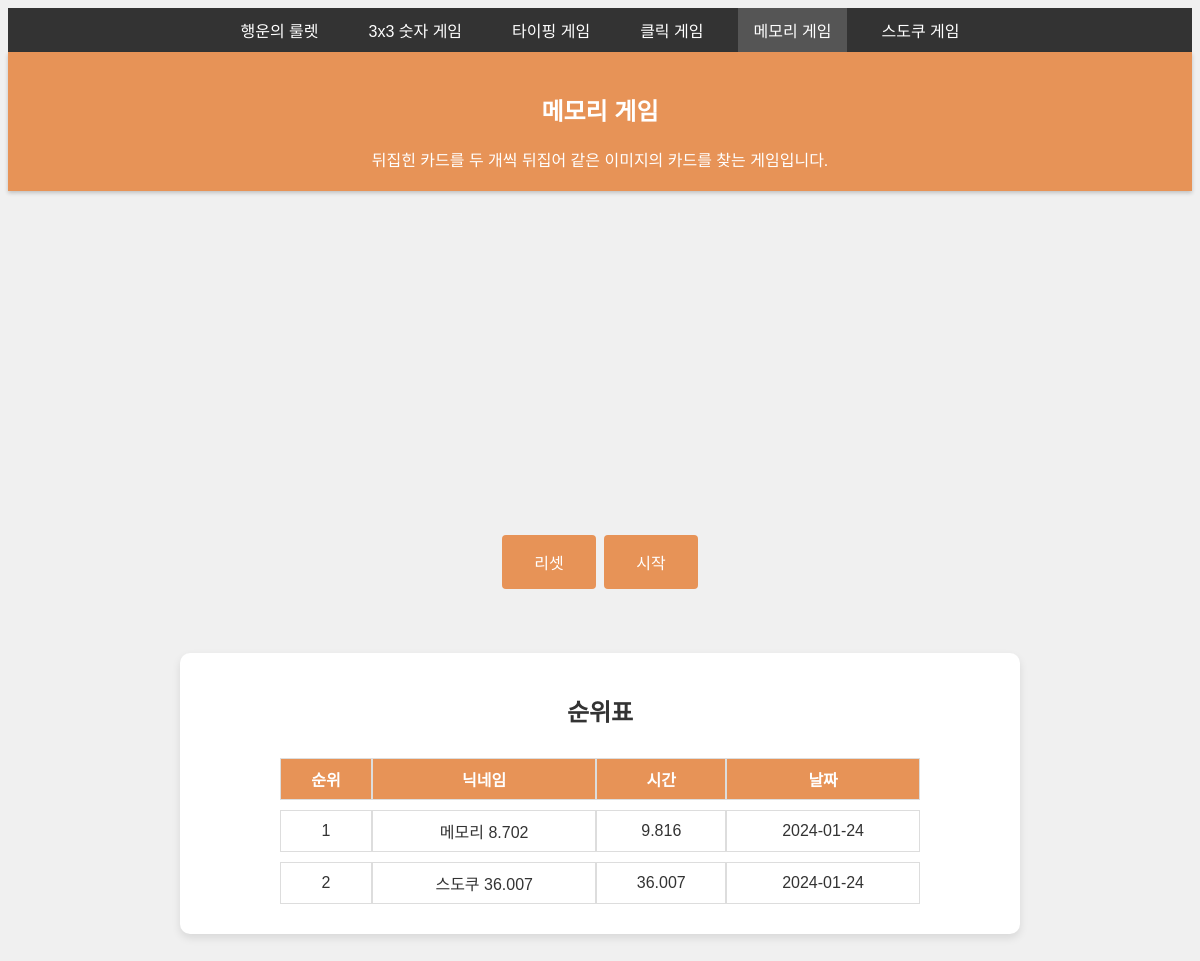
Before: /memory with the older database file.
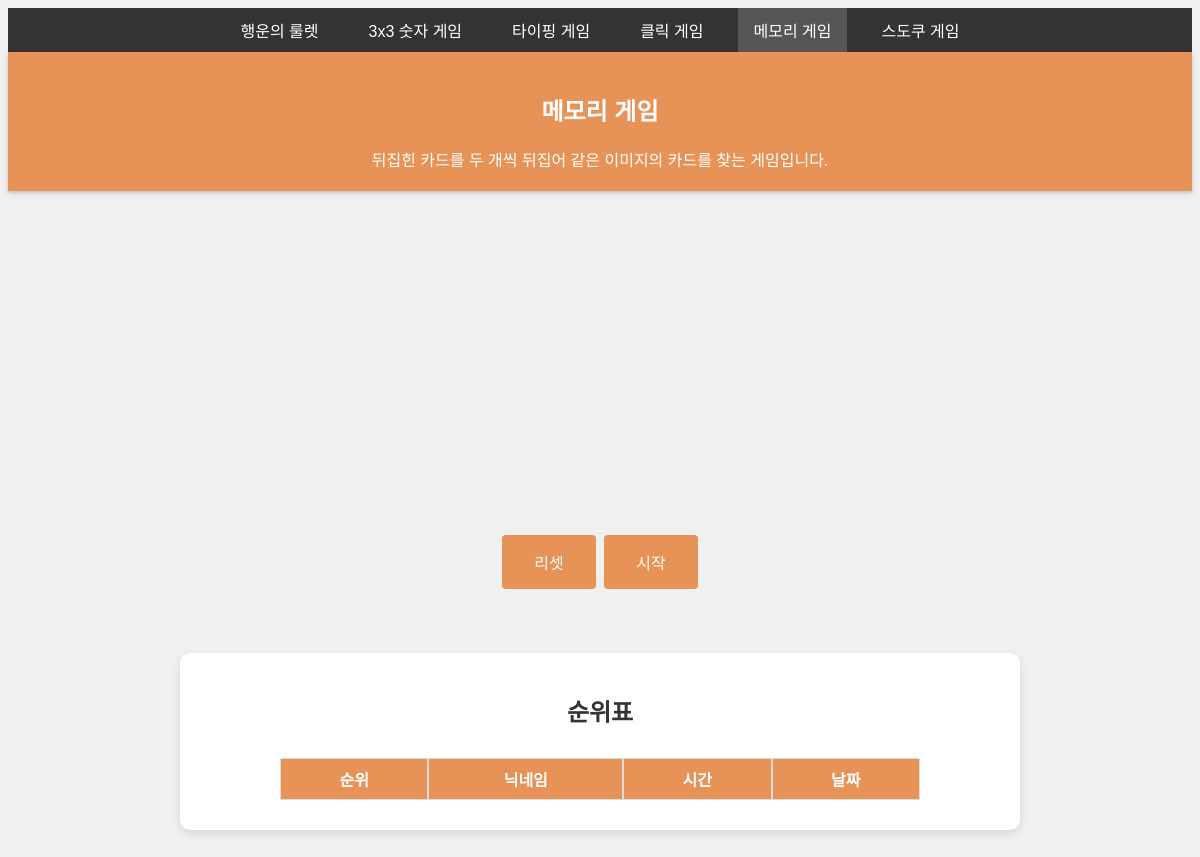
After: the same page with the newer database file.
### tables this page shows
CREATE TABLE game_info (
            id INTEGER PRIMARY KEY AUTOINCREMENT,
            name TEXT NOT NULL,
            url TEXT NOT NULL,
            description TEXT NOT NULL
        );

CREATE TABLE game_records (
            id INTEGER PRIMARY KEY AUTOINCREMENT,
            ip TEXT NOT NULL,
            gametype TEXT NOT NULL,
            nickname TEXT NOT NULL,
            time REAL NOT NULL,
            date TEXT NOT NULL
        );

### app.py (the view)
@app.route('/memory')
def memory():
    db = get_db()
    cur = db.cursor()
    cur.execute("SELECT id, name, description FROM game_info WHERE id = 5")
    game_info = cur.fetchone()
    cur.execute("SELECT nickname, time, date FROM game_records WHERE gametype = 5 ORDER BY time ASC")
    records = cur.fetchall()
    ranked_records = [(index + 1, record['nickname'], record['time'], record['date']) for index, record in enumerate(records)]
    return render_template('memory.html', records=ranked_records, game_id=game_info['id'], game_name=game_info['name'], game_description=game_info['description'])

### app.py (called while the page is built)
def get_db():
    if 'db' not in g:
        g.db = sqlite3.connect(DATABASE_FILE)
        g.db.row_factory = sqlite3.Row
    return g.db

@app.context_processor
def inject_games():
    db = get_db()
    games = db.execute('SELECT id, name, url FROM game_info ORDER BY id ASC').fetchall()
    return {'games': games}

### templates/memory.html (shortened to what this page needs)
{% extends 'base.html' %}
{% block content %}
    <link rel="stylesheet" type="text/css" href="{{ url_for('static', filename='css/memory.css') }}">
    <div id="game-board" class="game-board"></div>
    <button id="reset-button">리셋</button>
    <button id="start-button">시작</button>
{% endblock %}

### templates/base.html (shortened to what this page needs)
<!DOCTYPE html>
<html>
<head>
    <link rel="stylesheet" type="text/css" href="{{ url_for('static', filename='css/base.css') }}">
</head>
<body>
    <nav>
        <ul id="menu" class="hidden">
            {% for game in games %}
            <li class="{% if request.path.endswith(game.url) %}active{% endif %}">
                <a href="{{ url_for(game.url) }}">{{ game.name }}</a>
            </li>
            {% endfor %}
        </ul>
    </nav>
    <div id="header">
        <h2>{{ game_name }}</h2>
        <span>{{ game_description }}</span>
    </div>
    {% block content %}{% endblock %}
    {% if not request.path.endswith('/roulette') %}
    <div class="rank">
        <h2>순위표</h2>
        <table>
            <tr>
                <th>순위</th>
                <th>닉네임</th>
                <th>시간</th>
                <th>날짜</th>
            </tr>
            {% for record in records %}
            <tr>
                <td>{{ record[0] }}</td>
                <td>{{ record[1] }}</td>
                <td>{{ record[2] }}</td>
                <td>{{ record[3] }}</td>
            </tr>
            {% endfor %}
        </table>
    </div>
    {% endif %}
</body>
</html>

### static/css/base.css (style rules this page uses)
body { font-family: 'Noto Sans KR', sans-serif; background-color: #f0f0f0; color: #333; text-align: center; }
#header { color: white; padding: 20px; box-shadow: 0 2px 4px rgba(0,0,0,0.2); }
button { border: none; color: white; padding: 15px 32px; text-align: center; text-decoration: none; display: inline-block; font-size: 16px; margin: 4px 2px; cursor: pointer; border-radius: 4px; transition: background-color 0.3s; }
nav ul { list-style-type: none; padding: 0; margin: 0; display: flex; background-color: #333; justify-content: center; }
nav ul li { margin: 0 10px; }
nav ul li a { color: white; text-decoration: none; padding: 10px 15px; display: block; }
nav ul li.active { background-color: #555; }
.rank { background-color: #fff; border-radius: 10px; box-shadow: 0 4px 8px rgba(0,0,0,0.1); padding: 20px; margin-top: 20px; max-width: 800px; margin: 40px auto; }
table { width: 80%; margin: auto; border-collapse: separate; border-spacing: 0 10px; }
th { color: white; }
th, td { border: 1px solid #ddd; padding: 8px; text-align: center; }

### static/css/memory.css (style rules this page uses)
#header, th, button { background-color: #E79357; }
.game-board { display: grid; grid-template-columns: repeat(3, 100px); grid-template-rows: repeat(3, 100px); gap: 10px; justify-content: center; margin: auto; margin-top: 20px; }

Changed rows visible on the page:
removed game_records: record "1", nickname "메모리 8.702", time "9.816", date "2024-01-24"
removed game_records: record "2", nickname "스도쿠 36.007", time "36.007", date "2024-01-24"
